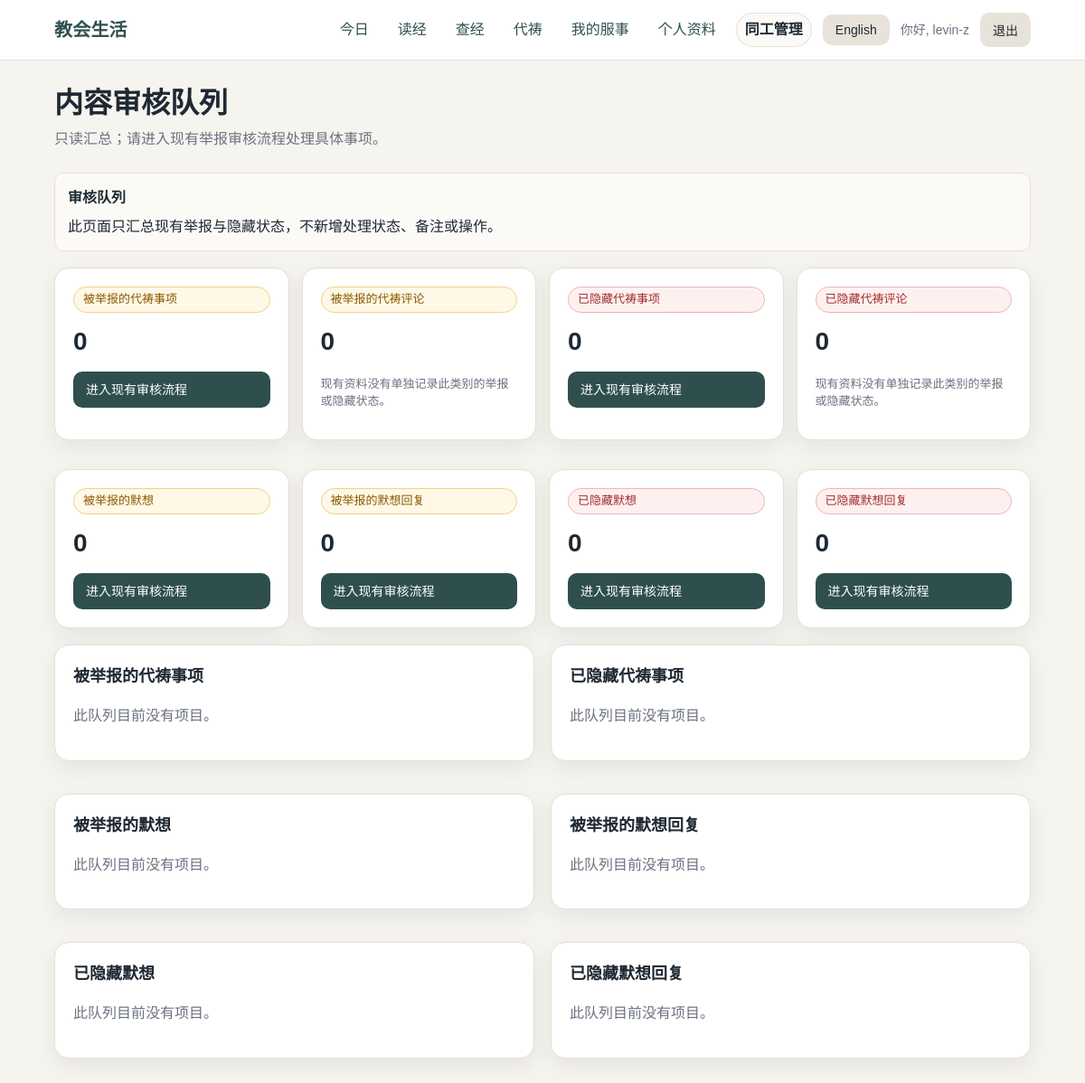
The app's page /staff/moderation/ (signed in), older data.
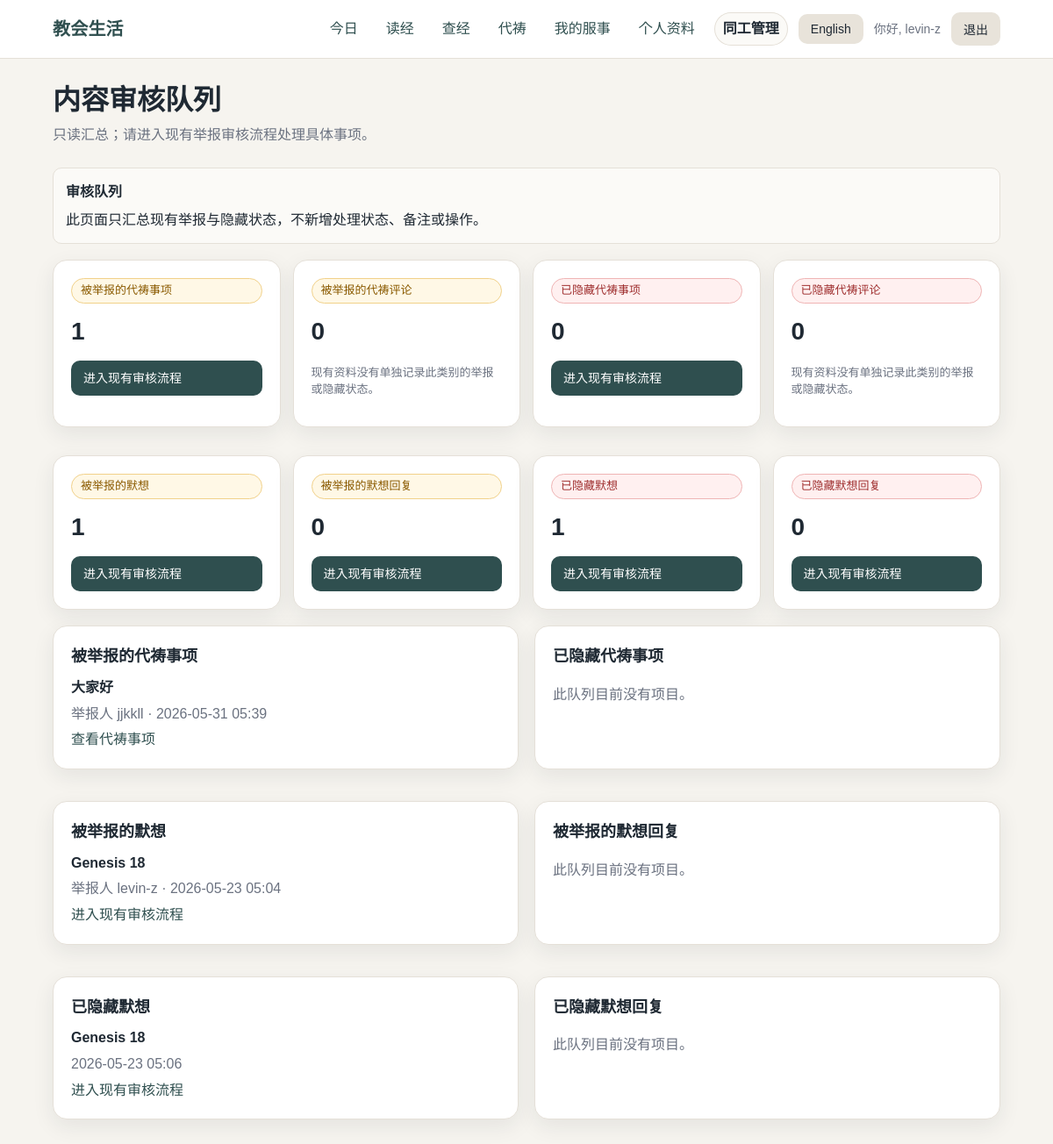
The same page, newer data.
### prayers/models.py (models this page shows, shortened)
class PrayerReport(models.Model):
    STATUS_OPEN = "open"
    STATUS_REVIEWED = "reviewed"
    STATUS_DISMISSED = "dismissed"
    STATUS_CHOICES = [
        (STATUS_OPEN, "Open"),
        (STATUS_REVIEWED, "Reviewed"),
        (STATUS_DISMISSED, "Dismissed"),
    ]
    prayer_request = models.ForeignKey(
        PrayerRequest,
        on_delete=models.CASCADE,
        related_name="reports",
    )
    reporter = models.ForeignKey(
        settings.AUTH_USER_MODEL,
        on_delete=models.CASCADE,
        related_name="prayer_reports",
    )
    reason = models.TextField(max_length=1000, blank=True)
    status = models.CharField(
        max_length=20,
        choices=STATUS_CHOICES,
        default=STATUS_OPEN,
        db_index=True,
    )
    created_at = models.DateTimeField(auto_now_add=True)
    reviewed_by = models.ForeignKey(
        settings.AUTH_USER_MODEL,
        on_delete=models.SET_NULL,
        null=True,
        blank=True,
        related_name="reviewed_prayer_reports",
    )
    reviewed_at = models.DateTimeField(null=True, blank=True)
    class Meta:
        ordering = ["-created_at"]
        constraints = [
            models.UniqueConstraint(
                fields=["prayer_request", "reporter"],
                name="unique_report_per_user_per_prayer",
            )
        ]

class PrayerRequest(models.Model):
    VISIBILITY_PRIVATE = "private"
    VISIBILITY_GROUP = "group"
    VISIBILITY_CHURCH = "church"
    VISIBILITY_CHOICES = [
        (VISIBILITY_PRIVATE, "Private"),
        (VISIBILITY_GROUP, "My Small Group"),
        (VISIBILITY_CHURCH, "Prayer Wall"),
    ]
    STATUS_OPEN = "open"
    STATUS_ANSWERED = "answered"
    STATUS_CLOSED = "closed"
    STATUS_CHOICES = [
        (STATUS_OPEN, "Open"),
        (STATUS_ANSWERED, "Answered"),
        (STATUS_CLOSED, "Closed"),
    ]
    user = models.ForeignKey(
        settings.AUTH_USER_MODEL,
        on_delete=models.CASCADE,
        related_name="prayer_requests",
    )
    title = models.CharField(max_length=140)
    body = models.TextField(max_length=3000)
    visibility = models.CharField(
        max_length=20,
        choices=VISIBILITY_CHOICES,
        default=VISIBILITY_GROUP,
        db_index=True,
    )
    is_anonymous = models.BooleanField(default=False)
    small_group_at_post = models.ForeignKey(
        "accounts.SmallGroup",
        on_delete=models.SET_NULL,
        null=True,
        blank=True,
        related_name="prayer_requests",
    )
    status = models.CharField(
        max_length=20,
        choices=STATUS_CHOICES,
        default=STATUS_OPEN,
        db_index=True,
    )
    answer_note = models.TextField(blank=True, default="")
    is_deleted = models.BooleanField(default=False)
    is_hidden = models.BooleanField(default=False)
    hidden_reason = models.CharField(max_length=255, blank=True, default="")
    hidden_by = models.ForeignKey(
        settings.AUTH_USER_MODEL,
        on_delete=models.SET_NULL,
        null=True,
        blank=True,
        related_name="hidden_prayer_requests",
    )
    hidden_at = models.DateTimeField(null=True, blank=True)
    created_at = models.DateTimeField(auto_now_add=True)
    updated_at = models.DateTimeField(auto_now=True)
    class Meta:
        ordering = ["-created_at"]
        indexes = [
            models.Index(fields=["visibility", "status"]),
            models.Index(fields=["user", "status"]),
            models.Index(fields=["small_group_at_post", "status"]),
        ]

### comments/models.py (models this page shows, shortened)
class ReflectionReport(models.Model):
    STATUS_OPEN = "open"
    STATUS_REVIEWED = "reviewed"
    STATUS_DISMISSED = "dismissed"
    STATUS_CHOICES = [
        (STATUS_OPEN, "Open"),
        (STATUS_REVIEWED, "Reviewed"),
        (STATUS_DISMISSED, "Dismissed"),
    ]
    comment = models.ForeignKey(
        ReflectionComment,
        on_delete=models.CASCADE,
        related_name="reports",
    )
    reporter = models.ForeignKey(
        settings.AUTH_USER_MODEL,
        on_delete=models.CASCADE,
        related_name="reflection_reports",
    )
    reason = models.TextField(max_length=1000, blank=True)
    status = models.CharField(
        max_length=20,
        choices=STATUS_CHOICES,
        default=STATUS_OPEN,
        db_index=True,
    )
    created_at = models.DateTimeField(auto_now_add=True)
    reviewed_by = models.ForeignKey(
        settings.AUTH_USER_MODEL,
        on_delete=models.SET_NULL,
        null=True,
        blank=True,
        related_name="reviewed_reflection_reports",
    )
    reviewed_at = models.DateTimeField(null=True, blank=True)
    class Meta:
        ordering = ["-created_at"]
        constraints = [
            models.UniqueConstraint(
                fields=["comment", "reporter"],
                name="unique_report_per_user_per_reflection",
            )
        ]

class ReflectionComment(models.Model):
    VISIBILITY_PRIVATE = "private"
    VISIBILITY_GROUP = "group"
    VISIBILITY_CHURCH = "church"
    VISIBILITY_CHOICES = [
        (VISIBILITY_PRIVATE, "Private"),
        (VISIBILITY_GROUP, "My Small Group"),
        (VISIBILITY_CHURCH, "Reflection Wall"),
    ]
    active_plan = models.ForeignKey(
        ActivePlan,
        on_delete=models.CASCADE,
        related_name="reflection_comments",
        null=True,
        blank=True,
    )
    plan_day = models.ForeignKey(
        ReadingPlanDay,
        on_delete=models.CASCADE,
        related_name="comments",
    )
    user = models.ForeignKey(
        settings.AUTH_USER_MODEL,
        on_delete=models.CASCADE,
        related_name="reflection_comments",
    )
    parent = models.ForeignKey(
        "self",
        on_delete=models.CASCADE,
        null=True,
        blank=True,
        related_name="replies",
    )
    scripture_ref_key = models.CharField(
        max_length=120,
        db_index=True,
        blank=True,
        default="",
    )
    scripture_display_zh = models.CharField(
        max_length=160,
        blank=True,
        default="",
    )
    scripture_display_en = models.CharField(
        max_length=160,
        blank=True,
        default="",
    )
    visibility = models.CharField(
        max_length=20,
        choices=VISIBILITY_CHOICES,
        default=VISIBILITY_GROUP,
        db_index=True,
    )
    is_anonymous = models.BooleanField(default=False)
    small_group_at_post = models.ForeignKey(
        "accounts.SmallGroup",
        on_delete=models.SET_NULL,
        null=True,
        blank=True,
        related_name="reflection_comments",
    )
    body = models.TextField(max_length=3000)
    created_at = models.DateTimeField(auto_now_add=True)
    is_deleted = models.BooleanField(default=False)
    is_hidden = models.BooleanField(default=False)
    hidden_reason = models.CharField(max_length=255, blank=True, default="")
    hidden_by = models.ForeignKey(
        settings.AUTH_USER_MODEL,
        on_delete=models.SET_NULL,
        null=True,
        blank=True,
        related_name="hidden_reflection_comments",
    )
    hidden_at = models.DateTimeField(null=True, blank=True)
    class Meta:
        ordering = ["created_at"]
        indexes = [
            models.Index(fields=["active_plan", "plan_day", "scripture_ref_key"]),
            models.Index(fields=["scripture_ref_key", "visibility"]),
            models.Index(fields=["user", "scripture_ref_key"]),
            models.Index(fields=["small_group_at_post", "scripture_ref_key"]),
        ]

### accounts/views.py (the view)
@staff_member_required
def staff_moderation_queue(request):
    from comments.models import ReflectionComment, ReflectionReport
    from prayers.models import PrayerReport, PrayerRequest
    open_prayer_reports = (
        PrayerReport.objects
        .filter(status=PrayerReport.STATUS_OPEN)
        .select_related(
            "prayer_request",
            "prayer_request__user",
            "reporter",
        )
        .order_by("-created_at")
    )
    hidden_prayers = (
        PrayerRequest.objects
        .filter(is_hidden=True)
        .select_related("user", "hidden_by")
        .order_by("-hidden_at", "-created_at")
    )
    open_reflection_reports = (
        ReflectionReport.objects
        .filter(status=ReflectionReport.STATUS_OPEN)
        .select_related(
            "comment",
            "comment__user",
            "comment__parent",
            "comment__plan_day",
            "reporter",
        )
        .order_by("-created_at")
    )
    hidden_reflections = (
        ReflectionComment.objects
        .filter(is_hidden=True)
        .select_related("user", "parent", "plan_day", "hidden_by")
        .order_by("-hidden_at", "-created_at")
    )
    reported_reflection_posts = open_reflection_reports.filter(
        comment__parent__isnull=True,
    )
    reported_reflection_replies = open_reflection_reports.filter(
        comment__parent__isnull=False,
    )
    hidden_reflection_posts = hidden_reflections.filter(parent__isnull=True)
    hidden_reflection_replies = hidden_reflections.filter(parent__isnull=False)
    return render(
        request,
        "accounts/staff/moderation_queue.html",
        {
            "active_nav": "staff",
            "open_prayer_reports": open_prayer_reports,
            "hidden_prayers": hidden_prayers,
            "reported_reflection_posts": reported_reflection_posts,
            "reported_reflection_replies": reported_reflection_replies,
            "hidden_reflection_posts": hidden_reflection_posts,
            "hidden_reflection_replies": hidden_reflection_replies,
            "moderation_counts": {
                "reported_prayer_requests": open_prayer_reports.count(),
                "reported_prayer_comments": 0,
                "hidden_prayer_requests": hidden_prayers.count(),
                "hidden_prayer_comments": 0,
                "reported_reflection_posts": reported_reflection_posts.count(),
                "reported_reflection_replies": reported_reflection_replies.count(),
                "hidden_reflection_posts": hidden_reflection_posts.count(),
                "hidden_reflection_replies": hidden_reflection_replies.count(),
            },
        },
    )

### accounts/context_processors.py (called while the page is built, shortened)
def get_active_nav(request):
    resolver_match = getattr(request, "resolver_match", None)
    url_name = getattr(resolver_match, "url_name", "")
    if url_name in STAFF_NAV_URLS:
        return "staff"

def language_context(request):
    language = get_user_language(request)
    other_language = "en" if language == "zh" else "zh"
    return {
        "language": language,
        "language_label": SUPPORTED_LANGUAGES[language],
        "other_language": other_language,
        "other_language_label": SUPPORTED_LANGUAGES[other_language],
        "supported_languages": SUPPORTED_LANGUAGES,
        "ui": UI_TEXT[language],
        "active_nav": get_active_nav(request),
    }

### accounts/language.py (called while the page is built)
def normalize_language(language):
    if language in SUPPORTED_LANGUAGES:
        return language
    return DEFAULT_LANGUAGE

### templates/accounts/staff/moderation_queue.html (shortened to what the changed rows need)
{% extends "base.html" %}
{% block content %}
<section class="page-header">
    <h1 class="page-title">{{ ui.moderation_queue }}</h1>
</section>
<div class="moderation-summary-grid">
    <section class="card moderation-summary-card">
        <span class="status status-warning">{{ ui.reported_prayer_requests }}</span>
        <strong>{{ moderation_counts.reported_prayer_requests }}</strong>
        <a class="button" href="{% url 'staff_prayer_reports' %}">{{ ui.open_existing_workflow }}</a>
    </section>
    <section class="card moderation-summary-card">
        <span class="status status-warning">{{ ui.reported_reflection_posts }}</span>
        <strong>{{ moderation_counts.reported_reflection_posts }}</strong>
        <a class="button" href="{% url 'staff_reflection_reports' %}">{{ ui.open_existing_workflow }}</a>
    </section>
    <section class="card moderation-summary-card">
        <span class="status status-danger">{{ ui.hidden_reflection_posts }}</span>
        <strong>{{ moderation_counts.hidden_reflection_posts }}</strong>
        <a class="button" href="{% url 'staff_reflection_reports' %}">{{ ui.open_existing_workflow }}</a>
    </section>
</div>
<div class="moderation-queue-grid">
    <section class="card moderation-queue-card">
        <h2 class="card-title">{{ ui.reported_prayer_requests }}</h2>
        {% if open_prayer_reports %}
        <ul class="moderation-item-list">
            {% for report in open_prayer_reports|slice:":5" %}
            <li>
                <strong>{{ report.prayer_request.title }}</strong>
                <span class="muted">{{ ui.reported_by }} {{ report.reporter.username }} · {{ report.created_at|date:"Y-m-d H:i" }}</span>
                <a href="{% url 'prayer_detail' report.prayer_request.id %}">{{ ui.view_prayer }}</a>
            </li>
            {% endfor %}
        </ul>
        {% else %}
        <p class="muted">{{ ui.no_items_in_queue }}</p>
        {% endif %}
    </section>
    <section class="card moderation-queue-card">
        <h2 class="card-title">{{ ui.hidden_prayer_requests }}</h2>
    </section>
    <section class="card moderation-queue-card">
        <h2 class="card-title">{{ ui.reported_reflection_posts }}</h2>
        {% if reported_reflection_posts %}
        <ul class="moderation-item-list">
            {% for report in reported_reflection_posts|slice:":5" %}
            <li>
                <strong>{{ report.comment.scripture_ref_key|default:ui.reflection_reports }}</strong>
                <span class="muted">{{ ui.reported_by }} {{ report.reporter.username }} · {{ report.created_at|date:"Y-m-d H:i" }}</span>
                <a href="{% url 'staff_reflection_reports' %}">{{ ui.open_existing_workflow }}</a>
            </li>
            {% endfor %}
        </ul>
        {% else %}
        <p class="muted">{{ ui.no_items_in_queue }}</p>
        {% endif %}
    </section>
    <section class="card moderation-queue-card">
        <h2 class="card-title">{{ ui.reported_reflection_replies }}</h2>
    </section>
    <section class="card moderation-queue-card">
        <h2 class="card-title">{{ ui.hidden_reflection_posts }}</h2>
        {% if hidden_reflection_posts %}
        <ul class="moderation-item-list">
            {% for comment in hidden_reflection_posts|slice:":5" %}
            <li>
                <strong>{{ comment.scripture_ref_key|default:ui.reflection_reports }}</strong>
                <span class="muted">{{ comment.hidden_at|date:"Y-m-d H:i"|default:"-" }}</span>
                <a href="{% url 'staff_reflection_reports' %}">{{ ui.open_existing_workflow }}</a>
            </li>
            {% endfor %}
        </ul>
        {% else %}
        <p class="muted">{{ ui.no_items_in_queue }}</p>
        {% endif %}
    </section>
    <section class="card moderation-queue-card">
        <h2 class="card-title">{{ ui.hidden_reflection_replies }}</h2>
    </section>
</div>
{% endblock %}

Row changes from the older to the newer data that the page shows:
added PrayerReport: prayer_request "大家好", reported_by "举报人", reporter.username "jjkkll", created_at "2026-05-31 05:39", view_prayer "查看代祷事项"
added ReflectionReport: comment.scripture_ref_key "Genesis 18", reported_by "举报人", reporter.username "levin-z", created_at "2026-05-23 05:04", open_existing_workflow "进入现有审核流程"
added ReflectionComment: scripture_ref_key "Genesis 18", hidden_at "2026-05-23 05:06", open_existing_workflow "进入现有审核流程"
Text that changed along with them:
{{ moderation_counts.reported_prayer_requests }}: "0" → "1"
{{ moderation_counts.reported_reflection_posts }}: "0" → "1"
{{ moderation_counts.hidden_reflection_posts }}: "0" → "1"
{{ ui.no_items_in_queue }}: "此队列目前没有项目。" → (not shown)
